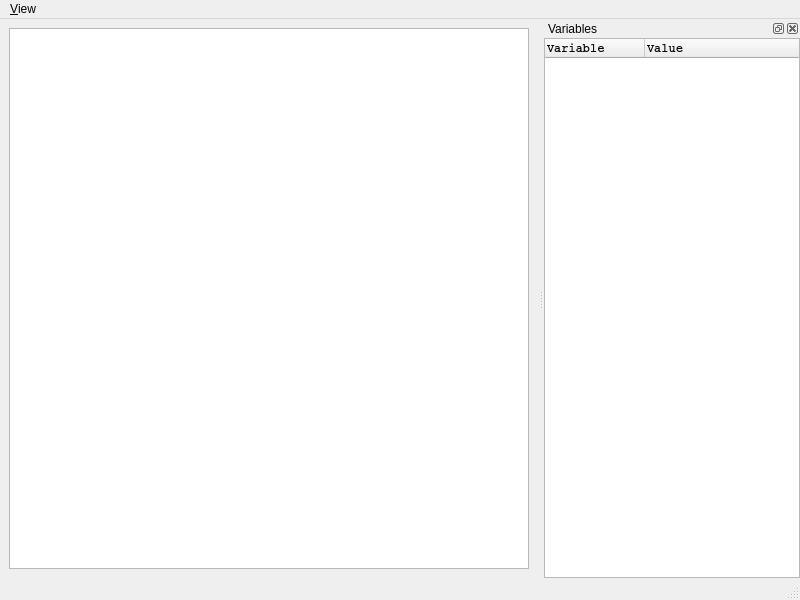
<?xml version="1.0" encoding="UTF-8"?>
<ui version="4.0">
 <class>MainWindow</class>
 <widget class="QMainWindow" name="MainWindow">
  <property name="geometry">
   <rect>
    <x>0</x>
    <y>0</y>
    <width>800</width>
    <height>600</height>
   </rect>
  </property>
  <property name="windowTitle">
   <string>CalcEdit</string>
  </property>
  <widget class="QWidget" name="centralwidget">
   <layout class="QGridLayout" name="gridLayout_2">
    <item row="0" column="0">
     <widget class="CalcEditEdit" name="input">
      <property name="sizePolicy">
       <sizepolicy hsizetype="Preferred" vsizetype="Expanding">
        <horstretch>1</horstretch>
        <verstretch>0</verstretch>
       </sizepolicy>
      </property>
      <property name="font">
       <font>
        <family>Courier</family>
        <bold>true</bold>
       </font>
      </property>
      <property name="styleSheet">
       <string notr="true"/>
      </property>
     </widget>
    </item>
   </layout>
  </widget>
  <widget class="QMenuBar" name="menubar">
   <property name="geometry">
    <rect>
     <x>0</x>
     <y>0</y>
     <width>800</width>
     <height>23</height>
    </rect>
   </property>
   <widget class="QMenu" name="menu_View">
    <property name="title">
     <string>&amp;View</string>
    </property>
    <addaction name="action_Variables"/>
   </widget>
   <addaction name="menu_View"/>
  </widget>
  <widget class="QStatusBar" name="statusbar"/>
  <widget class="QDockWidget" name="dockWidget">
   <property name="windowTitle">
    <string>Variables</string>
   </property>
   <attribute name="dockWidgetArea">
    <number>2</number>
   </attribute>
   <widget class="QWidget" name="dockWidgetContents">
    <layout class="QGridLayout" name="gridLayout">
     <property name="leftMargin">
      <number>0</number>
     </property>
     <property name="topMargin">
      <number>0</number>
     </property>
     <property name="rightMargin">
      <number>0</number>
     </property>
     <property name="bottomMargin">
      <number>0</number>
     </property>
     <item row="0" column="0">
      <widget class="QTreeWidget" name="treeWidget">
       <property name="sizePolicy">
        <sizepolicy hsizetype="Preferred" vsizetype="Expanding">
         <horstretch>0</horstretch>
         <verstretch>0</verstretch>
        </sizepolicy>
       </property>
       <property name="font">
        <font>
         <family>Courier</family>
         <bold>true</bold>
        </font>
       </property>
       <property name="columnCount">
        <number>2</number>
       </property>
       <column>
        <property name="text">
         <string notr="true">Variable</string>
        </property>
       </column>
       <column>
        <property name="text">
         <string>Value</string>
        </property>
       </column>
      </widget>
     </item>
    </layout>
   </widget>
  </widget>
  <action name="action_Variables">
   <property name="text">
    <string>&amp;Variables</string>
   </property>
  </action>
 </widget>
 <customwidgets>
  <customwidget>
   <class>CalcEditEdit</class>
   <extends>QPlainTextEdit</extends>
   <header>calceditedit.h</header>
  </customwidget>
 </customwidgets>
 <resources/>
 <connections/>
</ui>
